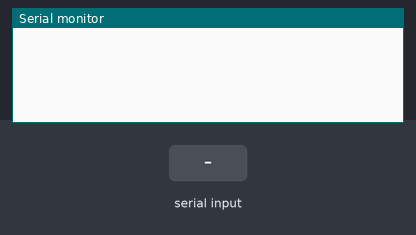
The sketch below on a simulated Arduino Uno, built with avr-gcc and run on an emulated ATmega328P. On the bench: the last lines printed to the serial monitor. The test bench sets the inputs (shaded band).

Above: at 1.2 s.
1.3 s: "90,45\n" received over Serial
At 2.5 s:
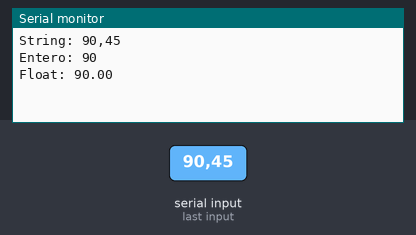
2.8 s: "5\n" received over Serial
At 3.5 s:
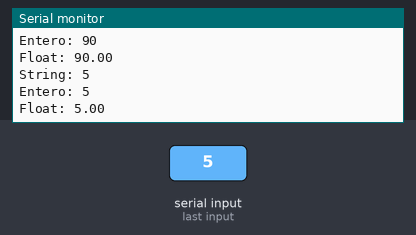
4.3 s: "1,90,45\n" received over Serial
At 5.1 s:
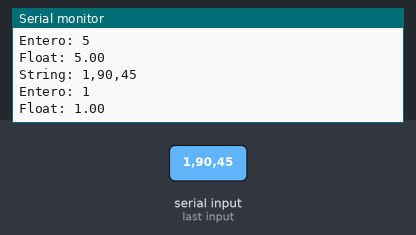

Measured:
- after the input at 1.3 s, the serial monitor: prints a new line at once (image 1)
- after the input at 2.8 s, the serial monitor: prints a new line at once (image 2)
- after the input at 4.3 s, the serial monitor: prints a new line at once (image 3)

The sketch:

serial_string.ino
```cpp
/* Serial String
    Recibir un string desde el monitor serie
    https://www.automatismos-mdq.com.ar
*/

void setup() {
  Serial.begin(9600);
}

void loop() {

  if (Serial.available() > 0) {

    // leo un string hasta que ingresa una nueva línea
    String str = Serial.readStringUntil('\n');
    int dato1 = str.toInt();      // convierto el string a entero
    float dato2 = str.toFloat();  // convierto el string a float

    // muestro los datos por la consola
    Serial.print("String: ");
    Serial.println(str);
    Serial.print("Entero: ");
    Serial.println(dato1);
    Serial.print("Float: ");
    Serial.println(dato2);

  }
}
```
